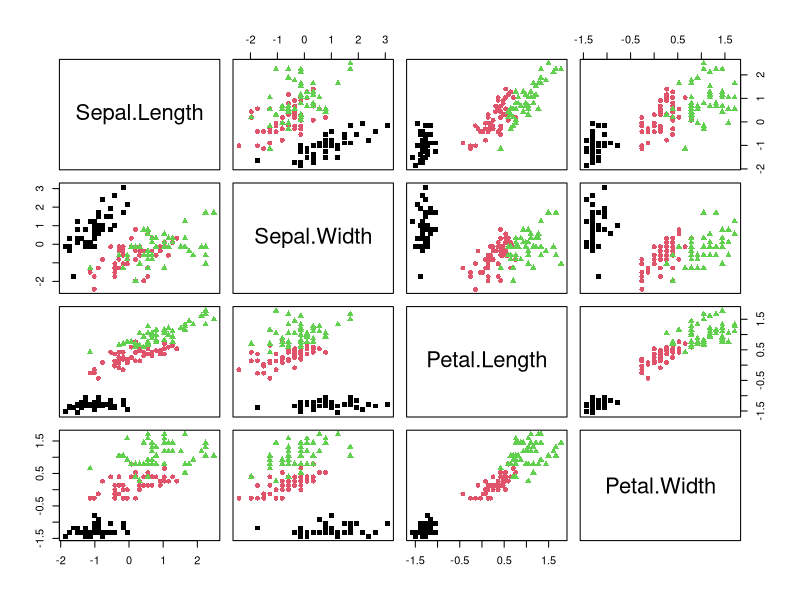
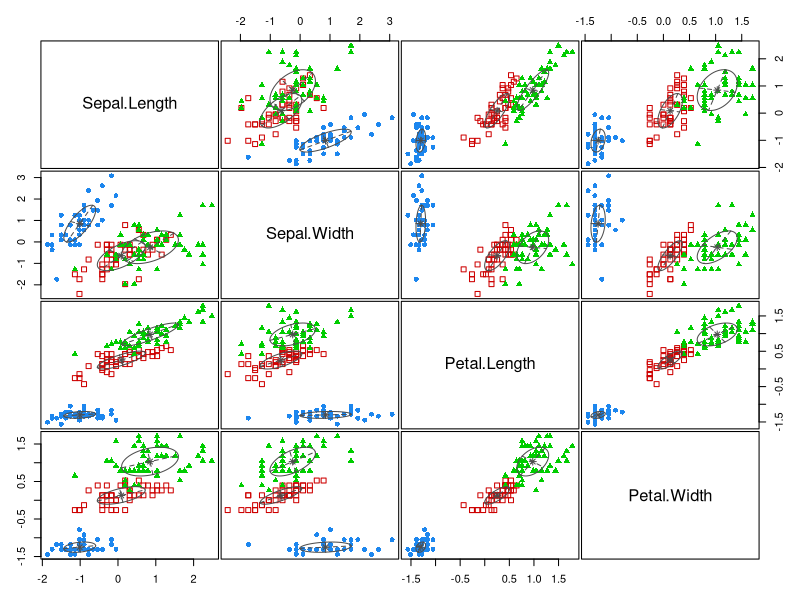
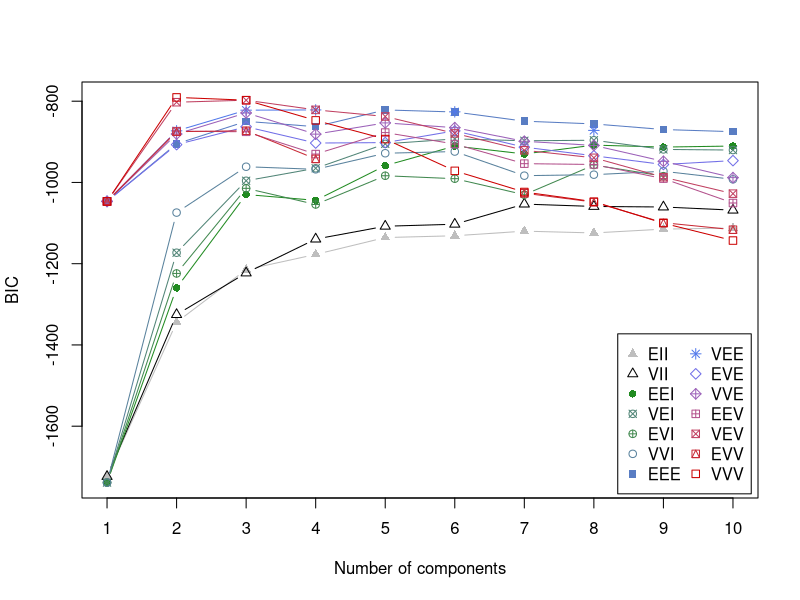

Source code (R) for these figures, in order:
## ---- chunk 1
data(iris)

# preprocess
X.iris = scale((iris[, 1:4]), scale=TRUE) # center and standardise
L.iris = iris[, 5]

table(L.iris)

pairs(X.iris, col=as.integer(L.iris), pch=as.integer(L.iris)+14)
## ---- chunk 2
library("mclust")
gmm3 = Mclust(X.iris, G=3)
## ---- chunk 3
plot(gmm3, what="classification")
print(table(L.iris, gmm3$classification))
## ---- chunk 4
gmm = Mclust(X.iris, G=1:10)
print(gmm$G) # the optimal number of G
plot(gmm, what="BIC")
